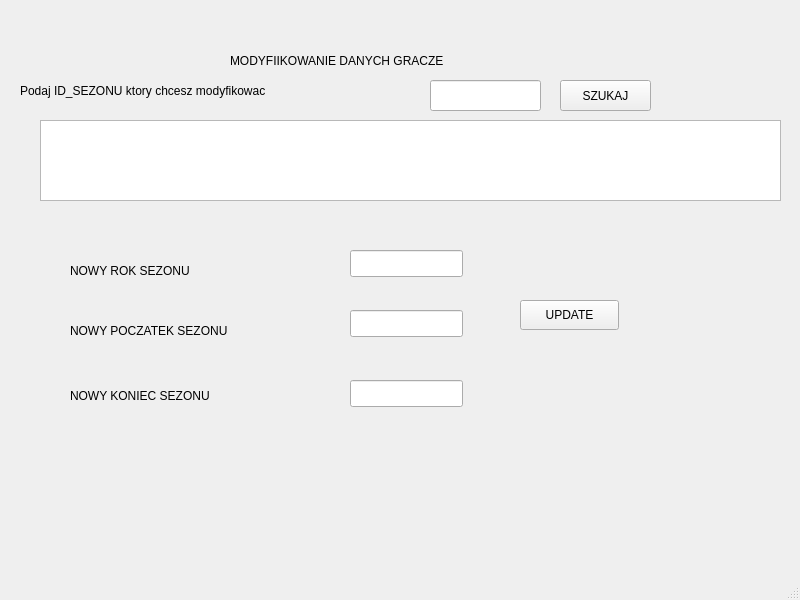
<?xml version="1.0" encoding="UTF-8"?>
<ui version="4.0">
 <class>MainWindow</class>
 <widget class="QMainWindow" name="MainWindow">
  <property name="geometry">
   <rect>
    <x>0</x>
    <y>0</y>
    <width>800</width>
    <height>600</height>
   </rect>
  </property>
  <property name="windowTitle">
   <string>MainWindow</string>
  </property>
  <widget class="QWidget" name="centralwidget">
   <widget class="QLineEdit" name="lineEdit_4">
    <property name="geometry">
     <rect>
      <x>350</x>
      <y>380</y>
      <width>113</width>
      <height>27</height>
     </rect>
    </property>
   </widget>
   <widget class="QLabel" name="label_3">
    <property name="geometry">
     <rect>
      <x>20</x>
      <y>80</y>
      <width>401</width>
      <height>21</height>
     </rect>
    </property>
    <property name="text">
     <string>Podaj ID_SEZONU ktory chcesz modyfikowac</string>
    </property>
   </widget>
   <widget class="QLabel" name="label_2">
    <property name="geometry">
     <rect>
      <x>70</x>
      <y>260</y>
      <width>221</width>
      <height>21</height>
     </rect>
    </property>
    <property name="text">
     <string>NOWY ROK SEZONU</string>
    </property>
   </widget>
   <widget class="QPushButton" name="pushButton_2">
    <property name="geometry">
     <rect>
      <x>520</x>
      <y>300</y>
      <width>99</width>
      <height>30</height>
     </rect>
    </property>
    <property name="text">
     <string>UPDATE</string>
    </property>
   </widget>
   <widget class="QLabel" name="label_4">
    <property name="geometry">
     <rect>
      <x>70</x>
      <y>320</y>
      <width>221</width>
      <height>21</height>
     </rect>
    </property>
    <property name="text">
     <string>NOWY POCZATEK SEZONU</string>
    </property>
   </widget>
   <widget class="QTextBrowser" name="textBrowser">
    <property name="geometry">
     <rect>
      <x>40</x>
      <y>120</y>
      <width>741</width>
      <height>81</height>
     </rect>
    </property>
   </widget>
   <widget class="QLineEdit" name="lineEdit_3">
    <property name="geometry">
     <rect>
      <x>350</x>
      <y>310</y>
      <width>113</width>
      <height>27</height>
     </rect>
    </property>
   </widget>
   <widget class="QLineEdit" name="lineEdit">
    <property name="geometry">
     <rect>
      <x>430</x>
      <y>80</y>
      <width>111</width>
      <height>31</height>
     </rect>
    </property>
   </widget>
   <widget class="QPushButton" name="pushButton">
    <property name="geometry">
     <rect>
      <x>560</x>
      <y>80</y>
      <width>91</width>
      <height>31</height>
     </rect>
    </property>
    <property name="text">
     <string>SZUKAJ</string>
    </property>
   </widget>
   <widget class="QLineEdit" name="lineEdit_2">
    <property name="geometry">
     <rect>
      <x>350</x>
      <y>250</y>
      <width>113</width>
      <height>27</height>
     </rect>
    </property>
   </widget>
   <widget class="QLabel" name="label_5">
    <property name="geometry">
     <rect>
      <x>70</x>
      <y>380</y>
      <width>271</width>
      <height>31</height>
     </rect>
    </property>
    <property name="text">
     <string>NOWY KONIEC SEZONU</string>
    </property>
   </widget>
   <widget class="QLabel" name="label">
    <property name="geometry">
     <rect>
      <x>230</x>
      <y>40</y>
      <width>361</width>
      <height>41</height>
     </rect>
    </property>
    <property name="text">
     <string>MODYFIIKOWANIE DANYCH GRACZE</string>
    </property>
   </widget>
  </widget>
  <widget class="QMenuBar" name="menubar">
   <property name="geometry">
    <rect>
     <x>0</x>
     <y>0</y>
     <width>800</width>
     <height>22</height>
    </rect>
   </property>
  </widget>
  <widget class="QStatusBar" name="statusbar"/>
 </widget>
 <resources/>
 <connections/>
</ui>
